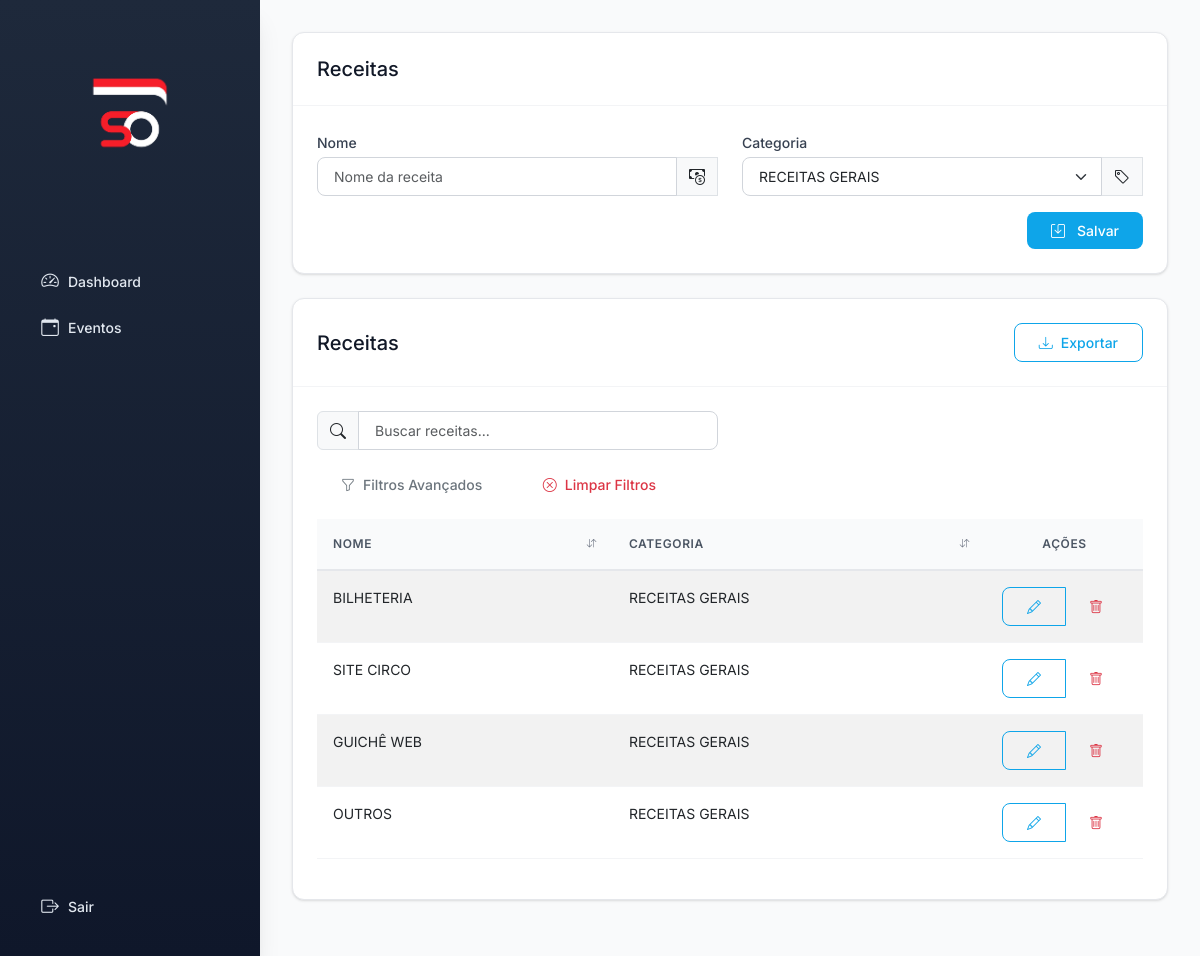
Page /cadastros/receitas on the committed database.
### models.py (models this page shows)
class Receita(db.Model):
    __tablename__ = 'receita'
    id_receita = db.Column(db.Integer, primary_key=True)
    nome = db.Column(db.String, nullable=False)
    id_categoria_receita = db.Column(db.Integer, db.ForeignKey('categoria_receita.id_categoria_receita'))
    receita_eventos = db.relationship('ReceitaEvento', back_populates='receita')

class CategoriaReceita(db.Model):
    __tablename__ = 'categoria_receita'
    id_categoria_receita = db.Column(db.Integer, primary_key=True)
    nome = db.Column(db.String, nullable=False)
    receitas = db.relationship('Receita', backref='categoria')

### app.py (the view)
@app.route('/cadastros/receitas', methods=['GET', 'POST'])
def cadastrar_receita():
    categorias_existentes = CategoriaReceita.query.all()
    if not categorias_existentes:
        flash('É necessário cadastrar pelo menos uma categoria de receita antes de cadastrar receitas.', 'warning')
        return redirect(url_for('cadastrar_categoria_receita'))
    form = ReceitaForm()
    form.id_categoria_receita.choices = [(c.id_categoria_receita, c.nome) for c in categorias_existentes]
    if form.validate_on_submit():
        nova = Receita(nome=form.nome.data, id_categoria_receita=form.id_categoria_receita.data)
        db.session.add(nova)
        db.session.commit()
        flash('Receita cadastrada com sucesso!', 'success')
        return redirect(url_for('cadastrar_receita'))
    receitas = Receita.query.all()
    return render_template('receitas.html', form=form, receitas=receitas)

### forms.py
class ReceitaForm(FlaskForm):
    nome = StringField('Nome', validators=[InputRequired()])
    id_categoria_receita = SelectField('Categoria', coerce=int)

### templates/receitas.html (shortened to what this page needs)
{% extends 'base.html' %}
{% block content %}
{% if not form.id_categoria_receita.choices or form.id_categoria_receita.choices|length == 0 %}
<div class="alert alert-warning d-flex align-items-center" role="alert">
    <i class="bi bi-exclamation-triangle-fill me-2"></i>
    <div>
        <strong>Atenção!</strong> É necessário cadastrar pelo menos uma categoria de receita antes de poder cadastrar receitas.
        <a href="{{ url_for('cadastrar_categoria_receita') }}" class="btn btn-sm btn-outline-warning ms-2">
            <i class="bi bi-plus me-1"></i>Cadastrar Categoria
        </a>
    </div>
</div>
{% else %}
<div class="card mb-4">
    <div class="card-header d-flex justify-content-between align-items-center">
        <h5 class="mb-0">Receitas</h5>
    </div>
    <div class="card-body">
        <form method="POST" class="needs-validation" novalidate>
            <div class="row">
                <div class="col-md-6 mb-3">
                    {{ form.nome.label(class="form-label") }}
                    <div class="input-group">
                        {{ form.nome(class="form-control", placeholder="Nome da receita", required=true) }}
                        <span class="input-group-text"><i class="bi bi-cash-coin"></i></span>
                    </div>
                </div>
                <div class="col-md-6 mb-3">
                    {{ form.id_categoria_receita.label(class="form-label") }}
                    <div class="input-group">
                        {{ form.id_categoria_receita(class="form-select", required=true) }}
                        <span class="input-group-text"><i class="bi bi-tag"></i></span>
                    </div>
                </div>
            </div>
            <div class="d-flex justify-content-end">
                <button type="submit" class="btn btn-primary">
                    <i class="bi bi-save me-2"></i>Salvar
                </button>
            </div>
        </form>
    </div>
</div>
{% endif %}
<div class="card">
    <div class="card-header d-flex justify-content-between align-items-center">
        <h5 class="mb-0">Receitas</h5>
        <div>
            <button class="btn btn-sm btn-outline-primary" id="btnExportar">
                <i class="bi bi-download me-1"></i>Exportar
            </button>
        </div>
    </div>
    <div class="card-body">
        {% if receitas %}
        <div class="row mb-3">
            <div class="col-md-6">
                <div class="input-group">
                    <span class="input-group-text"><i class="bi bi-search"></i></span>
                    <input type="text" class="form-control" id="searchInput" placeholder="Buscar receitas..." onkeyup="searchTable()">
                </div>
            </div>
        </div>
        <div class="table-responsive">
            <table class="table table-hover table-striped sortable-table" id="receitasTable">
                <thead>
                    <tr>
                        <th>Nome</th>
                        <th>Categoria</th>
                        <th class="text-center no-sort" style="width: 150px;">Ações</th>
                    </tr>
                </thead>
                <tbody>
                    {% for r in receitas %}
                    <tr>
                        <td>{{ r.nome }}</td>
                        <td>{{ r.categoria.nome if r.categoria else '—' }}</td>
                        <td class="text-center">
                            <div class="btn-group" role="group">
                                <a href="{{ url_for('editar_receita', id=r.id_receita) }}" class="btn btn-sm btn-outline-primary" title="Editar">
                                    <i class="bi bi-pencil"></i>
                                </a>
                                <a href="{{ url_for('excluir_receita', id=r.id_receita) }}" class="btn btn-sm btn-outline-danger"
                                   onclick="return confirm('Tem certeza que deseja excluir esta receita?')" title="Excluir">
                                    <i class="bi bi-trash"></i>
                                </a>
                            </div>
                        </td>
                    </tr>
                    {% endfor %}
                </tbody>
            </table>
        </div>
        {% else %}
        <div class="alert alert-info">
            <i class="bi bi-info-circle me-2"></i>Nenhuma receita cadastrada.
        </div>
        {% endif %}
    </div>
</div>
{% endblock %}

### static/style-modern.css (style rules this page uses)
:root { --primary-900: #0f172a; --primary-800: #1e293b; --primary-700: #334155; --primary-600: #475569; --primary-500: #64748b; --primary-400: #94a3b8; --primary-300: #cbd5e1; --primary-200: #e2e8f0; --primary-100: #f1f5f9; --primary-50: #f8fafc; --accent: #0ea5e9; --accent-light: #38bdf8; --accent-dark: #0284c7; --accent-50: #f0f9ff; --accent-100: #e0f2fe; --gray-50: #f9fafb; --gray-100: #f3f4f6; --gray-200: #e5e7eb; --gray-300: #d1d5db; --gray-400: #9ca3af; --gray-500: #6b7280; --gray-600: #4b5563; --gray-700: #374151; --gray-800: #1f2937; --gray-900: #111827; --success-light: #d1fae5; --success: #10b981; --success-dark: #059669; --warning-light: #fed7aa; --warning: #f59e0b; --warning-dark: #d97706; --danger-light: #fee2e2; --danger: #ef4444; --danger-dark: #dc2626; --info-light: #dbeafe; --info: #3b82f6; --info-dark: #2563eb; --spacing-xs: 0.25rem; --spacing-sm: 0.5rem; --spacing-md: 1rem; --spacing-lg: 1.5rem; --spacing-xl: 2rem; --spacing-2xl: 3rem; --font-sans: 'Inter', -apple-system, BlinkMacSystemFont, 'Segoe UI', 'Roboto', sans-serif; --font-size-xs: 0.75rem; --font-size-sm: 0.875rem; --font-size-base: 1rem; --font-size-lg: 1.125rem; --font-size-xl: 1.25rem; --font-size-2xl: 1.5rem; --font-size-3xl: 1.875rem; --radius-sm: 0.375rem; --radius-md: 0.5rem; --radius-lg: 0.75rem; --radius-xl: 1rem; --radius-2xl: 1.5rem; --radius-full: 9999px; --shadow-xs: 0 1px 2px 0 rgb(0 0 0 / 0.05); --shadow-sm: 0 1px 3px 0 rgb(0 0 0 / 0.1), 0 1px 2px -1px rgb(0 0 0 / 0.1); --shadow-md: 0 4px 6px -1px rgb(0 0 0 / 0.1), 0 2px 4px -2px rgb(0 0 0 / 0.1); --shadow-lg: 0 10px 15px -3px rgb(0 0 0 / 0.1), 0 4px 6px -4px rgb(0 0 0 / 0.1); --shadow-xl: 0 20px 25px -5px rgb(0 0 0 / 0.1), 0 8px 10px -6px rgb(0 0 0 / 0.1); --transition-fast: 150ms cubic-bezier(0.4, 0, 0.2, 1); --transition-base: 250ms cubic-bezier(0.4, 0, 0.2, 1); --transition-slow: 350ms cubic-bezier(0.4, 0, 0.2, 1); --z-base: 0; --z-dropdown: 10; --z-sticky: 20; --z-fixed: 30; --z-modal-backdrop: 40; --z-modal: 50; --z-popover: 60; --z-tooltip: 70; }
* { box-sizing: border-box; }
body { font-family: var(--font-sans); font-size: var(--font-size-base); line-height: 1.5; color: var(--gray-700); background-color: var(--gray-50); -webkit-font-smoothing: antialiased; -moz-osx-font-smoothing: grayscale; }
.card { background: white; border: 1px solid var(--gray-200); border-radius: var(--radius-lg); box-shadow: var(--shadow-sm); margin-bottom: var(--spacing-lg); transition: all var(--transition-base); }
.card-header { background: transparent; border-bottom: 1px solid var(--gray-100); padding: var(--spacing-lg); font-weight: 600; font-size: var(--font-size-lg); color: var(--gray-900); }
.card-body { padding: var(--spacing-lg); }
.btn { padding: var(--spacing-sm) var(--spacing-lg); border-radius: var(--radius-md); font-weight: 500; font-size: var(--font-size-sm); transition: all var(--transition-fast); border: none; display: inline-flex; align-items: center; gap: var(--spacing-xs); cursor: pointer; }
.btn-primary { background-color: var(--accent); color: white; }
.btn-outline-primary { background-color: transparent; color: var(--accent); border: 1.5px solid var(--accent); }
.form-control, .form-select { border: 1.5px solid var(--gray-300); border-radius: var(--radius-md); padding: var(--spacing-sm) var(--spacing-md); font-size: var(--font-size-sm); transition: all var(--transition-fast); background-color: white; }
.form-label { font-weight: 500; color: var(--gray-700); margin-bottom: var(--spacing-xs); font-size: var(--font-size-sm); }
.table { border-collapse: separate; border-spacing: 0; }
.table thead th { background-color: var(--gray-50); font-weight: 600; text-transform: uppercase; font-size: var(--font-size-xs); letter-spacing: 0.05em; color: var(--gray-600); padding: var(--spacing-md); border-bottom: 2px solid var(--gray-200); }
.table tbody td { padding: var(--spacing-md); border-bottom: 1px solid var(--gray-100); font-size: var(--font-size-sm); }

### rows in the picture
Receita: nome "BILHETERIA", categoria "RECEITAS GERAIS"
Receita: nome "SITE CIRCO", categoria "RECEITAS GERAIS"
Receita: nome "GUICHÊ WEB", categoria "RECEITAS GERAIS"
Receita: nome "OUTROS", categoria "RECEITAS GERAIS"
